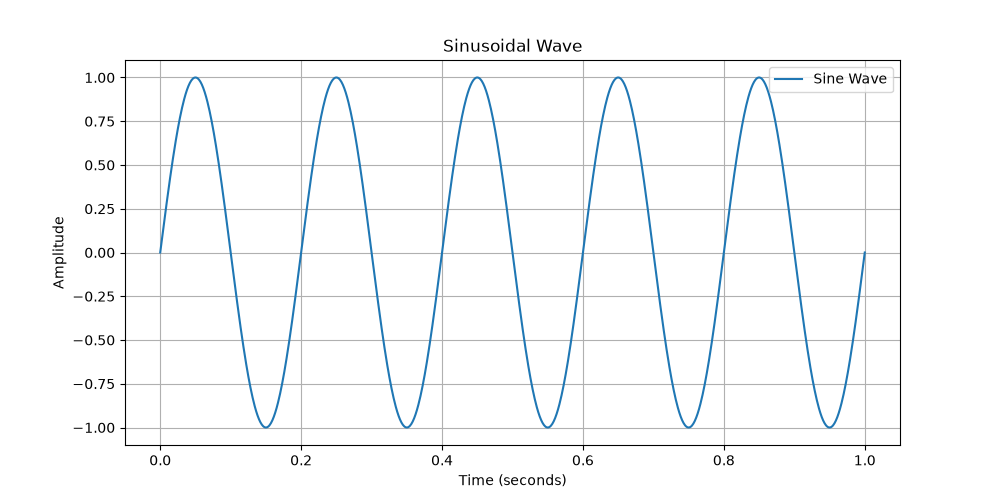

Python code for this plot:
import numpy as np
import matplotlib.pyplot as plt

# Day 1: Sinusoidal Wave Generation

# Signal parameters
A = 1
f = 5
t = np.linspace(0, 1, 1000)

# Generate sinusoidal signal
signal = A * np.sin(2 * np.pi * f * t)

# Plot the signal
plt.figure(figsize=(10, 5))
plt.plot(t, signal, label="Sine Wave")

plt.title("Sinusoidal Wave")
plt.xlabel("Time (seconds)")
plt.ylabel("Amplitude")
plt.grid(True)
plt.legend()

# Save and display graph
plt.savefig(r"D:\2026 to Further\Project\VS Code\sinusoidal_wave.png")
plt.show()
